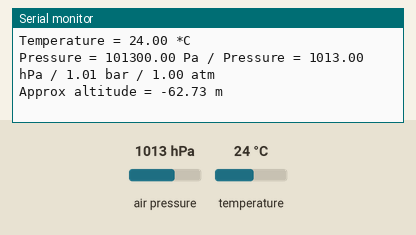
This sketch was run on a simulated ESP32. Parts: the last lines printed to the serial monitor. The inputs (shaded band) are chosen by the test bench; at power-on: air pressure 1013 hPa, temperature 24 °C.

Above: at 1.2 s.
1.3 s: air pressure set to 952 hPa
At 2.6 s:
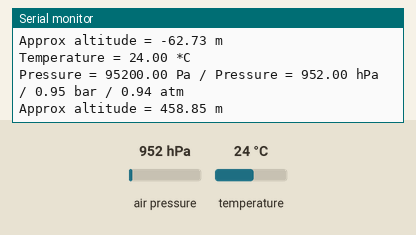
2.8 s: temperature set to 12 °C
At 4.2 s:
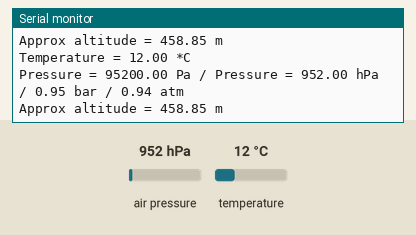
4.3 s: air pressure set to 975 hPa
At 6.9 s:
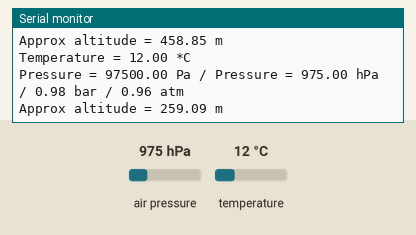
Timing chart, 0 to 8.4 s (numbered marks = the images above; inputs shaded):
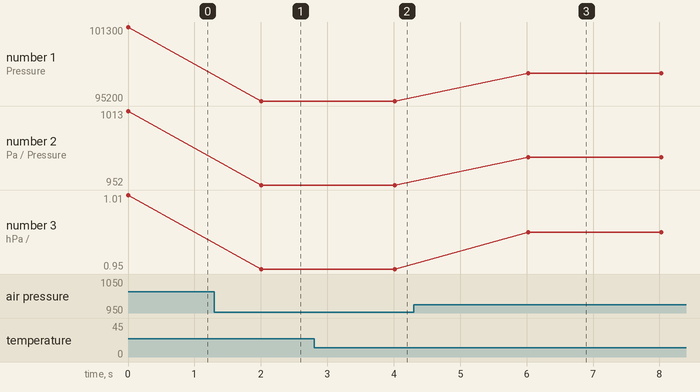

Measured:
- after the input at 1.3 s, the serial monitor: prints a new line after 0.71 s (image 1)
- after the input at 2.8 s, the serial monitor: prints a new line after 1.2 s (image 2)
- after the input at 4.3 s, the serial monitor: prints a new line after 1.7 s (image 3)
- plotted number 1: 101300 → 95200 after the input at 1.3 s, 95200 → 97500 after the input at 4.3 s
- plotted number 2: 1013 → 952 after the input at 1.3 s, 952 → 975 after the input at 4.3 s
- plotted number 3: 1.01 → 0.95 after the input at 1.3 s, 0.95 → 0.98 after the input at 4.3 s

The sketch:

hw611test.ino
```cpp
#include <Wire.h>
#include <Adafruit_BMP280.h>

#define BMP280_ADDRESS 0x76
Adafruit_BMP280 bmp; // I2C

void setup() {
  Serial.begin(115200);
  Wire.begin(21,22);
  unsigned status=bmp.begin(BMP280_ADDRESS);

  if (!status) {
    Serial.println(F("Could not find a valid BMP280 sensor, check wiring or "
                      "try a different address!"));
    while (1) delay(10);
  }

  /* Default settings from datasheet. */
  bmp.setSampling(Adafruit_BMP280::MODE_NORMAL,     /* Operating Mode. */
                  Adafruit_BMP280::SAMPLING_X2,     /* Temp. oversampling */
                  Adafruit_BMP280::SAMPLING_X16,    /* Pressure oversampling */
                  Adafruit_BMP280::FILTER_X16,      /* Filtering. */
                  Adafruit_BMP280::STANDBY_MS_500); /* Standby time. */
}

void loop() {
    Serial.print(F("Temperature = "));
    Serial.print(bmp.readTemperature());
    Serial.println(" *C");

    Serial.print(F("Pressure = "));
    Serial.print(bmp.readPressure());
    Serial.print(" Pa");
    Serial.print(" / ");
    Serial.print(F("Pressure = "));
    Serial.print(bmp.readPressure()/100);
    Serial.print(" hPa");
    Serial.print(" / ");
    Serial.print(bmp.readPressure()/100000);
    Serial.print(" bar");
    Serial.print(" / ");
    Serial.print(bmp.readPressure()/101300);
    Serial.println(" atm");

    Serial.print(F("Approx altitude = "));
    Serial.print(bmp.readAltitude(1005.5)); /* Adjusted to local forecast! */
    Serial.println(" m");

    Serial.println();
    delay(2000);
}
```
